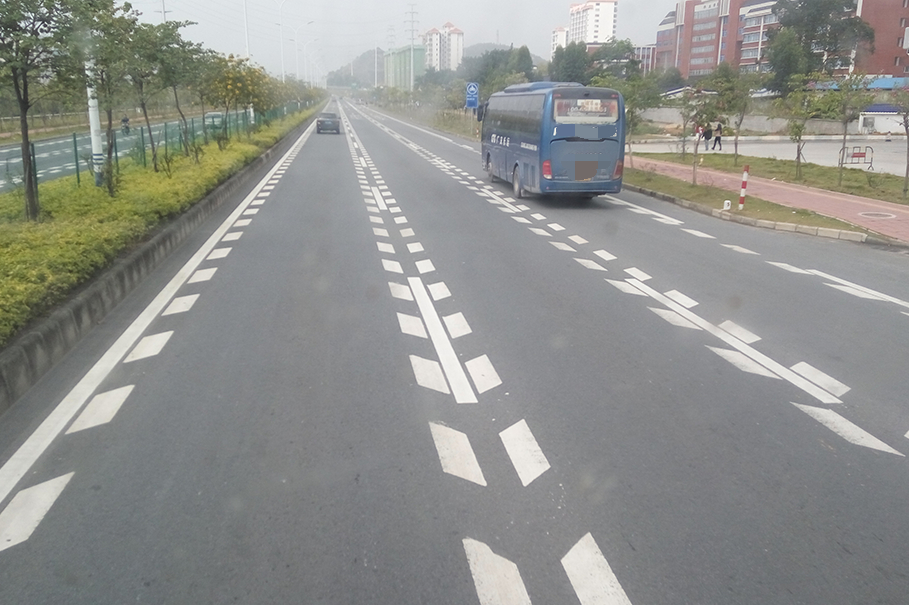
#> input picture python/Opencv/lane.jpg, 909 x 605 px
$ python laneSeg.py
#> lines starting #> are read from the running program, lines starting #| are printed output that depends on the picture; after the words box and inside, x2 and y2 are one past the last pixel; in counts of white or black regions, pixels touching at a corner belong together
import cv2

img=cv2.imread("lane.jpg")
#> img is the input picture: shape (605, 909, 3); mean B, G, R 140.6, 144.1, 142.9
hsv=cv2.cvtColor(img,cv2.COLOR_BGR2HSV)
#> hsv: shape (605, 909, 3); mean H, S, V 80.4, 19.3, 147.3
# img=cv2.inRange(img,(25,31,211),(48,14,200))
(thresh, im_bw) = cv2.threshold(hsv[:,:,0], 0, 255, cv2.THRESH_BINARY | cv2.THRESH_OTSU)
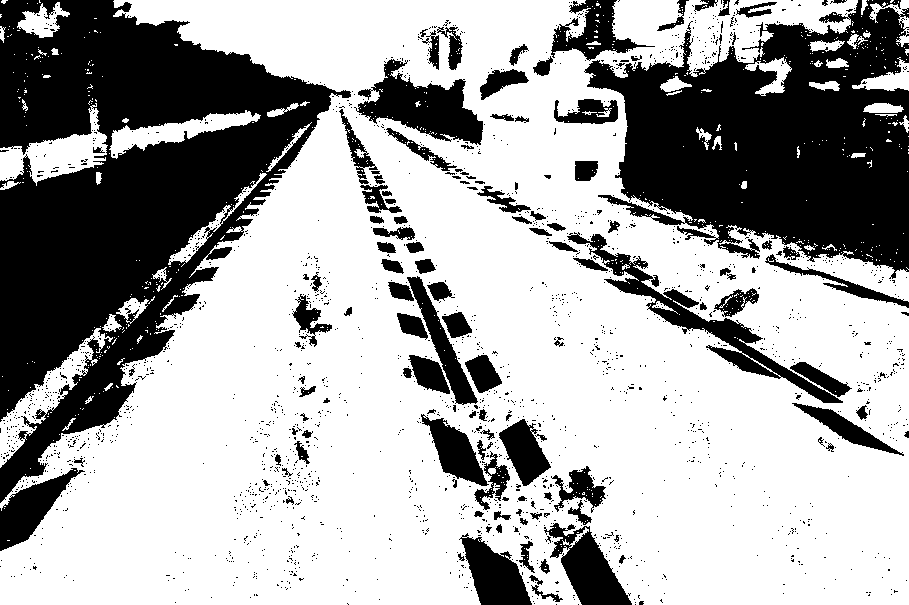
#> im_bw: shape (605, 909); 65.4% white; 2097 black regions (1969 under 20 px), largest, box (x1, y1, x2, y2) and area: (0, 0, 351, 503) 82246, (584, 0, 909, 279) 54260, (567, 232, 843, 403) 5549
#> thresh = 67


# cv2.imshow
while True:
    cv2.imshow('pic',img)
    cv2.imshow('hsv',hsv[:,:,:])
    cv2.imshow('otsu', im_bw)
    if  cv2.waitKey(100) & 0xff==ord('q'):
#> (key q is pressed here)
        break

$ run again, with python/Opencv/Hydrangea.jpg copied over python/Opencv/lane.jpg
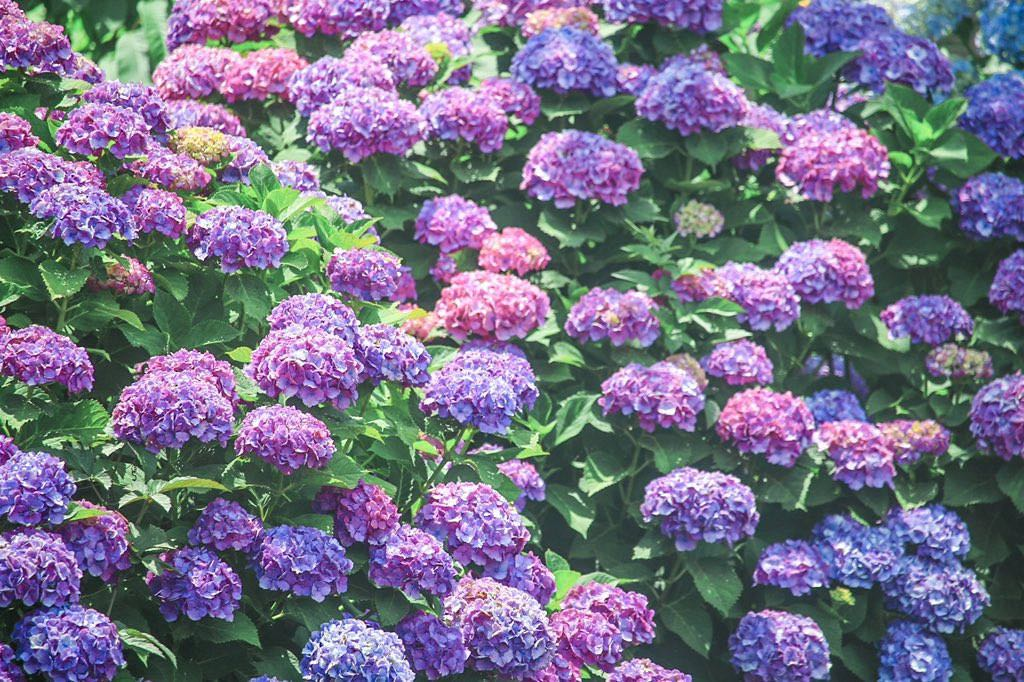
#> input picture python/Opencv/Hydrangea.jpg, 1024 x 682 px
#> img is the input picture: shape (682, 1024, 3); mean B, G, R 135, 113.7, 117
#> hsv: shape (682, 1024, 3); mean H, S, V 104.3, 86.6, 147.4
#> `(thresh, im_bw) = cv2.threshold(hsv[:,:,0], 0, 255, cv2.THRESH_BINARY ..`:
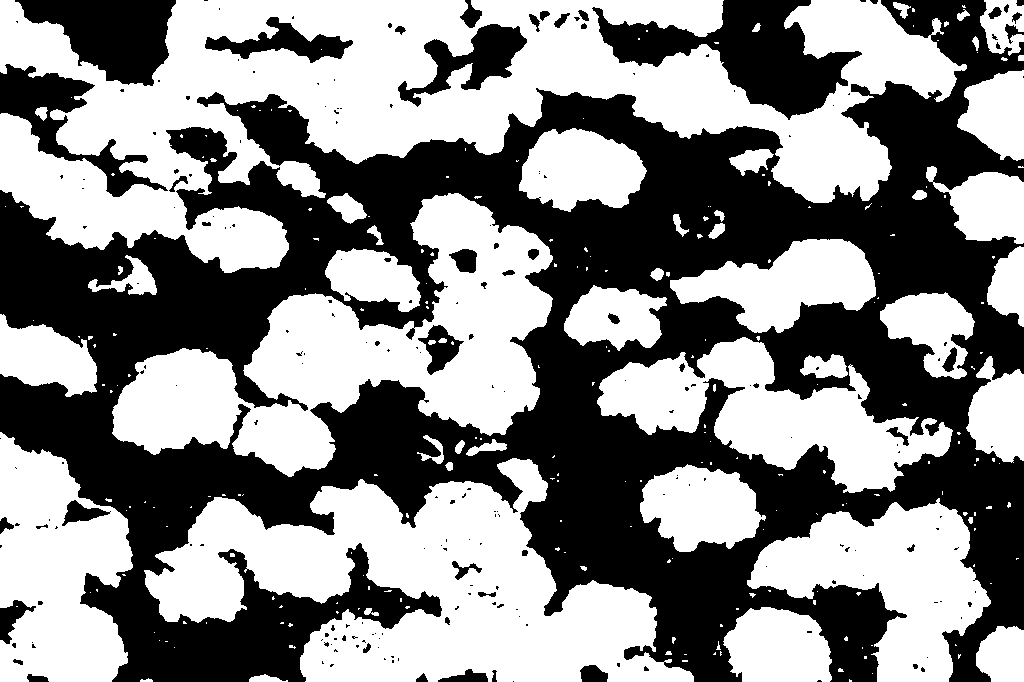
#> im_bw: shape (682, 1024); 53.4% white; 217 black regions (165 under 20 px), largest, box (x1, y1, x2, y2) and area: (0, 0, 1024, 682) 284219, (592, 0, 862, 120) 13442, (15, 0, 176, 86) 8337
#> thresh = 102
